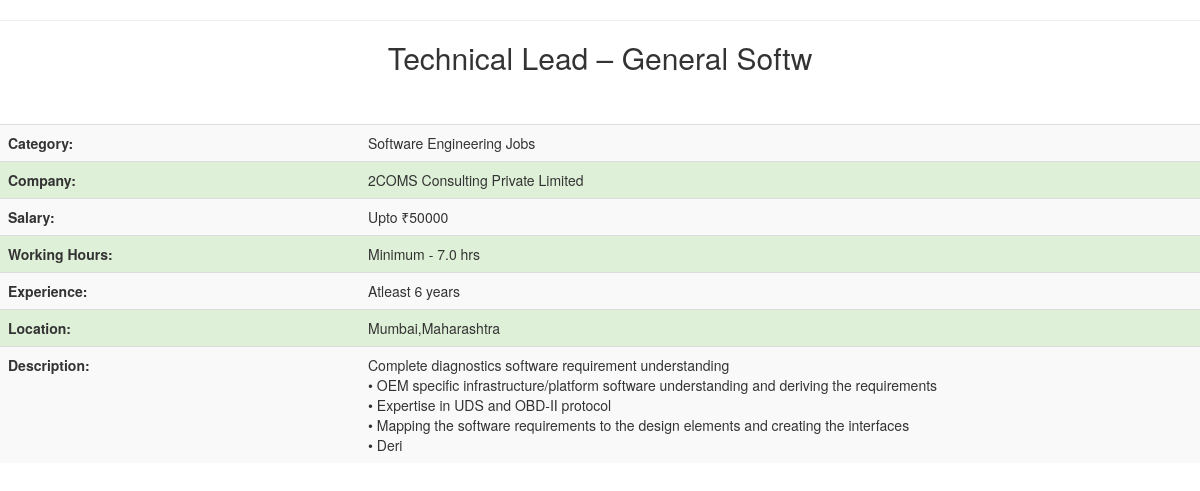
The app's page /job_details.php?id=6 with its own data.
### tables this page shows
CREATE TABLE `jobs` (
  `j_id` int(4) NOT NULL,
  `j_category` varchar(40) NOT NULL,
  `j_owner_name` varchar(30) NOT NULL,
  `j_title` varchar(30) NOT NULL,
  `j_date` datetime NOT NULL DEFAULT current_timestamp(),
  `j_hours` float(3,1) NOT NULL,
  `j_salary` int(10) NOT NULL,
  `j_experience` int(3) NOT NULL,
  `j_discription` varchar(300) NOT NULL,
  `j_city` varchar(20) NOT NULL,
  `j_state` varchar(30) NOT NULL,
  `j_active` int(1) NOT NULL DEFAULT 0,
  `j_company` varchar(100) NOT NULL
);

### job_details.php (the view, shortened to what this page needs)
<?php session_start();
	$link=mysqli_connect("localhost","root","","jobscope") or die("cant connect");
	$q = "select * from jobs where j_id =".$_GET['id'];
	$res = mysqli_query($link,$q) or die("Wrong Query");
	$row = mysqli_fetch_array($res);
?>
<!DOCTYPE html PUBLIC "-//W3C//DTD XHTML 1.0 Strict//EN" "http://www.w3.org/TR/xhtml1/DTD/xhtml1-strict.dtd">
<html xmlns="http://www.w3.org/1999/xhtml">
<head>
  <link rel="stylesheet" href="https://maxcdn.bootstrapcdn.com/bootstrap/3.4.1/css/bootstrap.min.css">
</head>
<body>
<div id="wrapper">
	<div id="page">
		<div id="page-bgtop">
			<hr />
			<div id="content">
				<div class="post">
					<h2 class="title"><center><?php echo $row['j_title']; ?></center></a></h2>
					<div class="entry">
						<table width="100%" border="0" class="table table-striped">
						<?php
						echo '<tr style="text-transform: Capitalize;">
								<td width="30%"><b>Category:</b><br><td>'.$row['j_category'].'</td></tr>
								<tr class="success"><td><b>Company:</b></td><td>'.$row['j_company'].'</td></tr>
								<tr><td><b>Salary:</b></td><td>Upto &#x20b9;'.$row['j_salary'].'</td></tr>
								<tr class="success"><td><b>Working Hours:</b></td><td>Minimum - '.$row['j_hours'].' hrs</td></tr>
								<tr><td><b>Experience:</b></td><td>Atleast '.$row['j_experience'].' years</td></tr>
								<tr class="success"><td><b>Location:</b></td><td>'.$row['j_city'].','.$row['j_state'].'</td></tr>
								<tr><td><b>Description:</b></td><td>'.$row['j_discription'].'</tr>
							';
						?>
						<br>
						<br>
						</table>
					</div>
				</div>
			</div>
			<div style="clear: both;">&nbsp;</div>
		</div>
	</div>
</div>
</body>
</html>

### records on screen
jobs: j_title "Technical Lead – General Softw", j_category "Software Engineering Jobs", j_company "2COMS Consulting Private Limited", j_salary "50000", j_hours "7.0", j_experience "6", j_city "Mumbai", j_state "Maharashtra", j_discription "Complete diagnostics software requirement understanding • OEM specific infrastructure/platform software understanding and deriving the requirements • Expertise in UDS and OBD-II protocol • Mapping the software requirements to the design elements and creating the interfaces • Deri"
